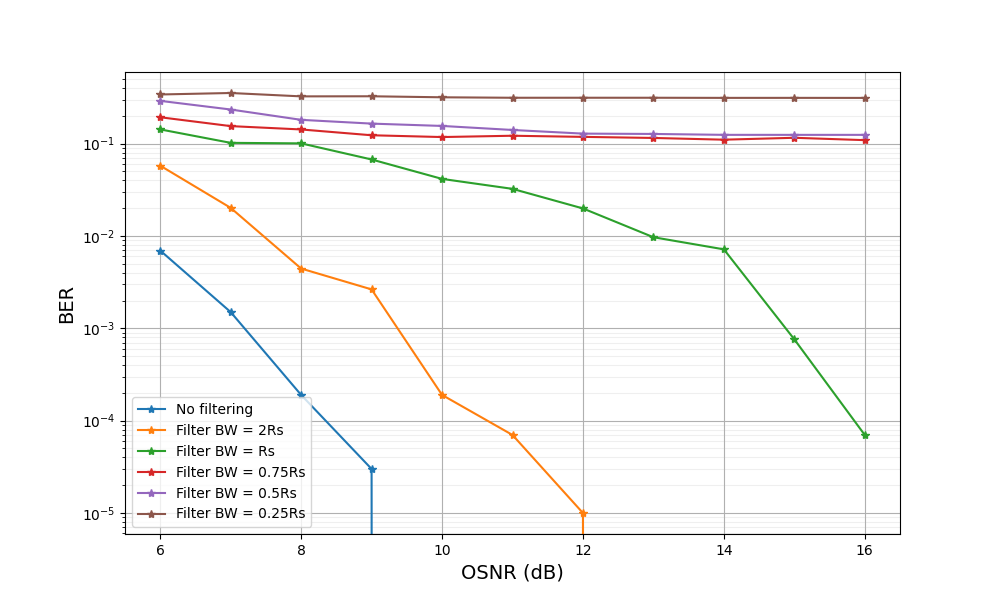

Write Python code to recreate this figure.
import numpy as np
import matplotlib.pyplot as plt
from q1_1 import (
    seed,
    SimulationConfig,
    generate_OOK_signal,
    calculate_signal_power,
    add_awgn,
)
from q1_2 import create_gaussian_filter, apply_optical_filter

np.random.seed(seed)  # Set seed for reproducability


# Function to detect signal and make symbol decisions
def detect_and_decide(signal, samples_per_symbol):
    # Power detection (square law detection)
    detected_signal = np.abs(signal) ** 2

    # Downsample to symbol rate using mean of each symbol period
    detected_reshape = detected_signal.reshape(-1, samples_per_symbol)
    symbol_decisions = np.mean(detected_reshape, axis=1)

    # Normalize to maximum value
    symbol_decisions = symbol_decisions / np.max(symbol_decisions)

    # Decision threshold at 0.5 for OOK
    decisions = (symbol_decisions > 0.5).astype(int)
    return decisions


# Function to calculate BER
def calculate_ber(decisions, original_bits):
    errors = np.sum(decisions != original_bits)
    # return max(errors / len(original_bits), 1e-7)  # Limit minimum BER for plotting with max() function
    return errors / len(original_bits)


# Function to simulate system performance for given OSNR
def simulate_performance(
    base_config: SimulationConfig, filter_bw_factor, use_filter=True
):
    # Generate original signal and bits
    time, signal, original_bits = generate_OOK_signal(base_config)

    # Calculate signal power
    signal_power = calculate_signal_power(signal)

    # Create optical filter if needed
    if use_filter:
        sampling_rate = base_config.baud_rate * base_config.N_samples_per_symbol
        freqs = np.fft.fftshift(np.fft.fftfreq(len(signal), 1 / sampling_rate))
        filter_transfer = create_gaussian_filter(
            freqs,
            center_freq=0,
            bw_3dB=filter_bw_factor * base_config.baud_rate,
            rejection_ratio_dB=20,
        )

    ber_results = []
    for osnr_db in np.arange(6, 17, 1):  # 6 to 16 dB
        # Create a new config with current OSNR
        current_config = SimulationConfig()
        current_config.N_samples_per_symbol = base_config.N_samples_per_symbol
        current_config.baud_rate = base_config.baud_rate
        current_config.N_symbols = base_config.N_symbols
        current_config.OSNR_dB = osnr_db

        # Add noise
        noisy_signal = add_awgn(signal, signal_power, current_config)

        # Apply optical filtering if requested
        if use_filter:
            processed_signal = apply_optical_filter(noisy_signal, filter_transfer)
        else:
            processed_signal = noisy_signal

        # Detect and make decisions
        decisions = detect_and_decide(
            processed_signal, current_config.N_samples_per_symbol
        )

        # Calculate BER
        ber = calculate_ber(decisions, original_bits)
        ber_results.append((osnr_db, ber))

        print(f"OSNR: {osnr_db} dB, BER: {ber:.2e}")

    return np.array(ber_results)


def plot_ber_curves(osnr_results, labels):
    plt.figure(figsize=(10, 6))
    h = plt.gca()

    for result, label in zip(osnr_results, labels):
        osnr_db, ber = result.T
        plt.semilogy(osnr_db, ber, "-*", label=label)

    # Configure plot style
    h.grid(True, which="both")  # Add both major and minor gridlines
    h.grid(True, which="minor", alpha=0.2)  # Make minor gridlines lighter

    # Set font properties
    h.set_xlabel("OSNR (dB)", fontsize=14)
    h.set_ylabel("BER", fontsize=14)

    plt.legend()
    plt.show()


def main():
    # Set up configuration
    config = SimulationConfig()
    config.N_samples_per_symbol = 16
    config.N_symbols = int(1e5)  # Large number of symbols for accurate BER

    results = []
    print("Simulating without filtering...")
    results.append(simulate_performance(config, 2, use_filter=False))

    print("Simulating with 2*Rs filter bandwidth...")
    results.append(simulate_performance(config, 2, use_filter=True))

    print("Simulating with Rs filter bandwidth...")
    results.append(simulate_performance(config, 1, use_filter=True))

    print("Simulating with 0.75*Rs filter bandwidth...")
    results.append(simulate_performance(config, 0.75, use_filter=True))

    print("Simulating with 0.5*Rs filter bandwidth...")
    results.append(simulate_performance(config, 0.5, use_filter=True))

    print("Simulating with 0.25*Rs filter bandwidth...")
    results.append(simulate_performance(config, 0.25, use_filter=True))

    labels = [
        "No filtering",
        "Filter BW = 2Rs",
        "Filter BW = Rs",
        "Filter BW = 0.75Rs",
        "Filter BW = 0.5Rs",
        "Filter BW = 0.25Rs",
    ]
    plot_ber_curves(results, labels)


if __name__ == "__main__":
    main()
